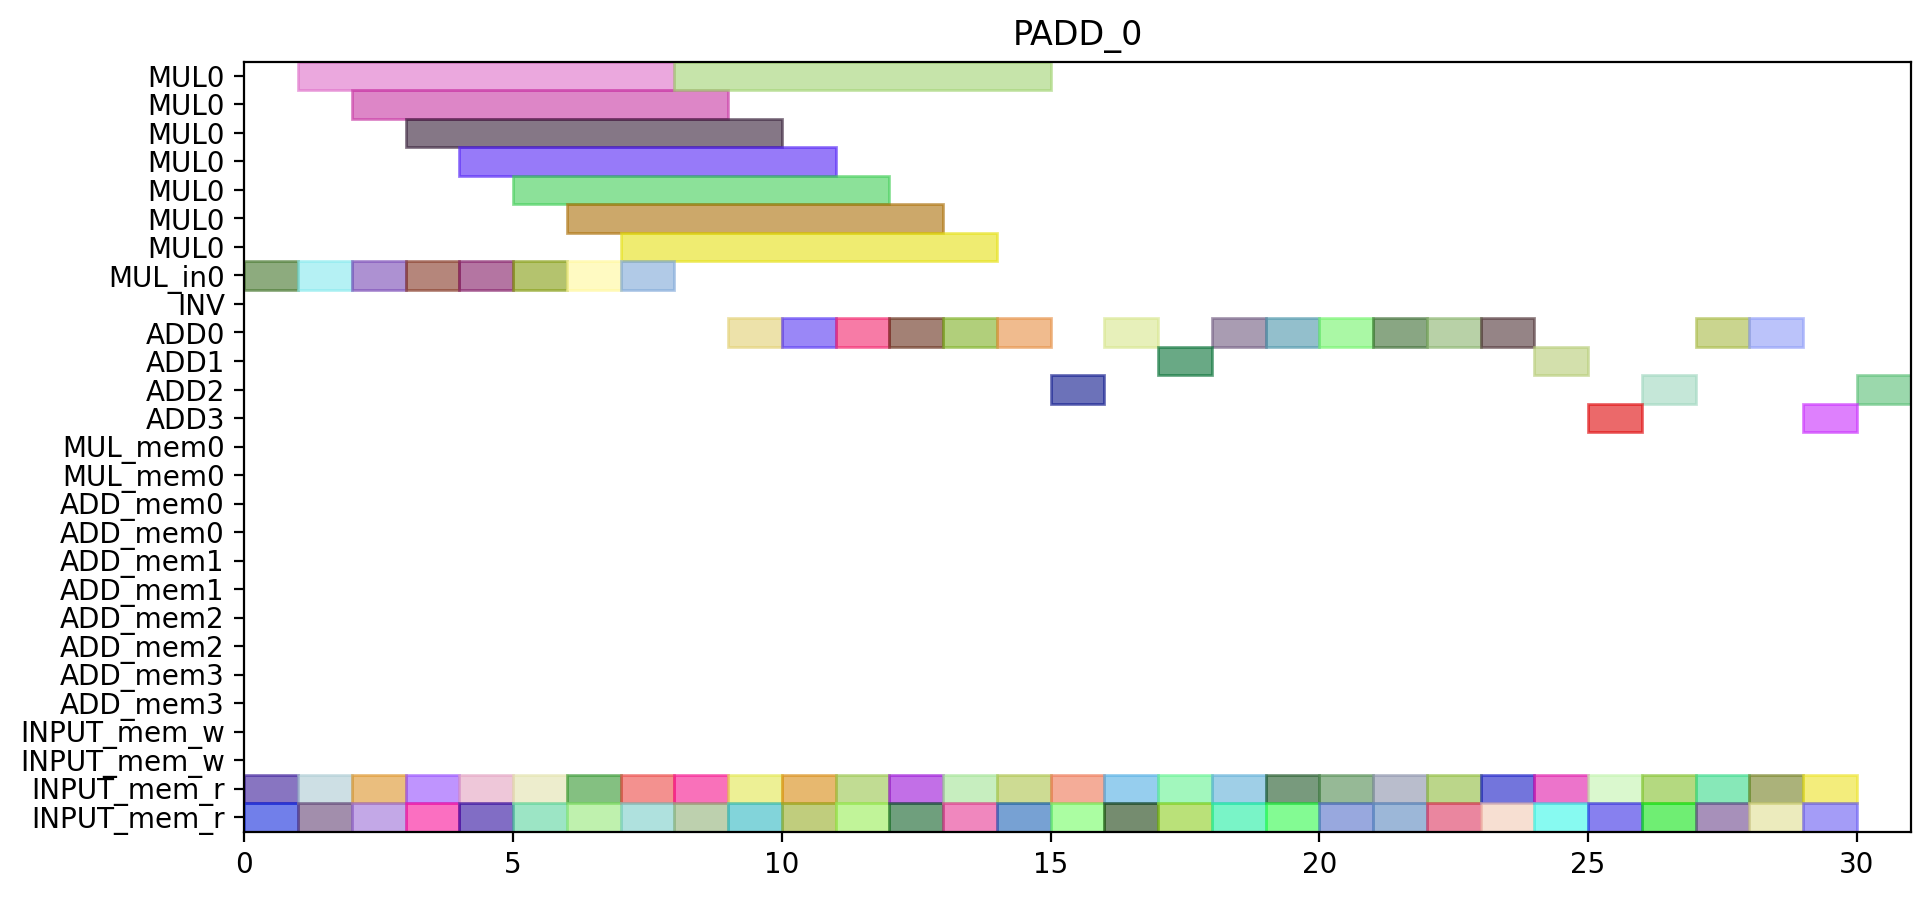

Recreate this plot in Python.
from pyschedule import Scenario, solvers, plotters, alt


def solve():
	horizon = 120
	S = Scenario("PADD_0", horizon=horizon)

	# resource
	MUL = S.Resources('MUL', num=1, size=7)
	MUL_in = S.Resources('MUL_in', num=1)
	INV = S.Resource('INV')
	ADD = S.Resources('ADD', num=4, periods=range(1, horizon))
	MUL_mem = S.Resources('MUL_mem', num=1, size=2)
	ADD_mem = S.Resources('ADD_mem', num=4, size=2)
	INPUT_mem_w = S.Resource('INPUT_mem_w', size=2)
	INPUT_mem_r = S.Resource('INPUT_mem_r', size=2)

	# result of previous scheduling

	# new tasks
	t0_t0_t0_in = S.Task('t0_t0_t0_in', length=1, delay_cost=1)
	t0_t0_t0_in += alt(MUL_in)
	t0_t0_t0 = S.Task('t0_t0_t0', length=7, delay_cost=1)
	t0_t0_t0 += alt(MUL)
	S += t0_t0_t0>=t0_t0_t0_in

	t0_t0_t0_mem0 = S.Task('t0_t0_t0_mem0', length=1, delay_cost=1)
	t0_t0_t0_mem0 += INPUT_mem_r
	S += t0_t0_t0_mem0 <= t0_t0_t0

	t0_t0_t0_mem1 = S.Task('t0_t0_t0_mem1', length=1, delay_cost=1)
	t0_t0_t0_mem1 += INPUT_mem_r
	S += t0_t0_t0_mem1 <= t0_t0_t0

	t0_t0_t1_in = S.Task('t0_t0_t1_in', length=1, delay_cost=1)
	t0_t0_t1_in += alt(MUL_in)
	t0_t0_t1 = S.Task('t0_t0_t1', length=7, delay_cost=1)
	t0_t0_t1 += alt(MUL)
	S += t0_t0_t1>=t0_t0_t1_in

	t0_t0_t1_mem0 = S.Task('t0_t0_t1_mem0', length=1, delay_cost=1)
	t0_t0_t1_mem0 += INPUT_mem_r
	S += t0_t0_t1_mem0 <= t0_t0_t1

	t0_t0_t1_mem1 = S.Task('t0_t0_t1_mem1', length=1, delay_cost=1)
	t0_t0_t1_mem1 += INPUT_mem_r
	S += t0_t0_t1_mem1 <= t0_t0_t1

	t0_t0_t2 = S.Task('t0_t0_t2', length=1, delay_cost=1)
	t0_t0_t2 += alt(ADD)

	t0_t0_t2_mem0 = S.Task('t0_t0_t2_mem0', length=1, delay_cost=1)
	t0_t0_t2_mem0 += INPUT_mem_r
	S += t0_t0_t2_mem0 <= t0_t0_t2

	t0_t0_t2_mem1 = S.Task('t0_t0_t2_mem1', length=1, delay_cost=1)
	t0_t0_t2_mem1 += INPUT_mem_r
	S += t0_t0_t2_mem1 <= t0_t0_t2

	t0_t0_t3 = S.Task('t0_t0_t3', length=1, delay_cost=1)
	t0_t0_t3 += alt(ADD)

	t0_t0_t3_mem0 = S.Task('t0_t0_t3_mem0', length=1, delay_cost=1)
	t0_t0_t3_mem0 += INPUT_mem_r
	S += t0_t0_t3_mem0 <= t0_t0_t3

	t0_t0_t3_mem1 = S.Task('t0_t0_t3_mem1', length=1, delay_cost=1)
	t0_t0_t3_mem1 += INPUT_mem_r
	S += t0_t0_t3_mem1 <= t0_t0_t3

	t0_t1_t0_in = S.Task('t0_t1_t0_in', length=1, delay_cost=1)
	t0_t1_t0_in += alt(MUL_in)
	t0_t1_t0 = S.Task('t0_t1_t0', length=7, delay_cost=1)
	t0_t1_t0 += alt(MUL)
	S += t0_t1_t0>=t0_t1_t0_in

	t0_t1_t0_mem0 = S.Task('t0_t1_t0_mem0', length=1, delay_cost=1)
	t0_t1_t0_mem0 += INPUT_mem_r
	S += t0_t1_t0_mem0 <= t0_t1_t0

	t0_t1_t0_mem1 = S.Task('t0_t1_t0_mem1', length=1, delay_cost=1)
	t0_t1_t0_mem1 += INPUT_mem_r
	S += t0_t1_t0_mem1 <= t0_t1_t0

	t0_t1_t1_in = S.Task('t0_t1_t1_in', length=1, delay_cost=1)
	t0_t1_t1_in += alt(MUL_in)
	t0_t1_t1 = S.Task('t0_t1_t1', length=7, delay_cost=1)
	t0_t1_t1 += alt(MUL)
	S += t0_t1_t1>=t0_t1_t1_in

	t0_t1_t1_mem0 = S.Task('t0_t1_t1_mem0', length=1, delay_cost=1)
	t0_t1_t1_mem0 += INPUT_mem_r
	S += t0_t1_t1_mem0 <= t0_t1_t1

	t0_t1_t1_mem1 = S.Task('t0_t1_t1_mem1', length=1, delay_cost=1)
	t0_t1_t1_mem1 += INPUT_mem_r
	S += t0_t1_t1_mem1 <= t0_t1_t1

	t0_t1_t2 = S.Task('t0_t1_t2', length=1, delay_cost=1)
	t0_t1_t2 += alt(ADD)

	t0_t1_t2_mem0 = S.Task('t0_t1_t2_mem0', length=1, delay_cost=1)
	t0_t1_t2_mem0 += INPUT_mem_r
	S += t0_t1_t2_mem0 <= t0_t1_t2

	t0_t1_t2_mem1 = S.Task('t0_t1_t2_mem1', length=1, delay_cost=1)
	t0_t1_t2_mem1 += INPUT_mem_r
	S += t0_t1_t2_mem1 <= t0_t1_t2

	t0_t1_t3 = S.Task('t0_t1_t3', length=1, delay_cost=1)
	t0_t1_t3 += alt(ADD)

	t0_t1_t3_mem0 = S.Task('t0_t1_t3_mem0', length=1, delay_cost=1)
	t0_t1_t3_mem0 += INPUT_mem_r
	S += t0_t1_t3_mem0 <= t0_t1_t3

	t0_t1_t3_mem1 = S.Task('t0_t1_t3_mem1', length=1, delay_cost=1)
	t0_t1_t3_mem1 += INPUT_mem_r
	S += t0_t1_t3_mem1 <= t0_t1_t3

	t0_t20 = S.Task('t0_t20', length=1, delay_cost=1)
	t0_t20 += alt(ADD)

	t0_t20_mem0 = S.Task('t0_t20_mem0', length=1, delay_cost=1)
	t0_t20_mem0 += INPUT_mem_r
	S += t0_t20_mem0 <= t0_t20

	t0_t20_mem1 = S.Task('t0_t20_mem1', length=1, delay_cost=1)
	t0_t20_mem1 += INPUT_mem_r
	S += t0_t20_mem1 <= t0_t20

	t0_t21 = S.Task('t0_t21', length=1, delay_cost=1)
	t0_t21 += alt(ADD)

	t0_t21_mem0 = S.Task('t0_t21_mem0', length=1, delay_cost=1)
	t0_t21_mem0 += INPUT_mem_r
	S += t0_t21_mem0 <= t0_t21

	t0_t21_mem1 = S.Task('t0_t21_mem1', length=1, delay_cost=1)
	t0_t21_mem1 += INPUT_mem_r
	S += t0_t21_mem1 <= t0_t21

	t0_t30 = S.Task('t0_t30', length=1, delay_cost=1)
	t0_t30 += alt(ADD)

	t0_t30_mem0 = S.Task('t0_t30_mem0', length=1, delay_cost=1)
	t0_t30_mem0 += INPUT_mem_r
	S += t0_t30_mem0 <= t0_t30

	t0_t30_mem1 = S.Task('t0_t30_mem1', length=1, delay_cost=1)
	t0_t30_mem1 += INPUT_mem_r
	S += t0_t30_mem1 <= t0_t30

	t0_t31 = S.Task('t0_t31', length=1, delay_cost=1)
	t0_t31 += alt(ADD)

	t0_t31_mem0 = S.Task('t0_t31_mem0', length=1, delay_cost=1)
	t0_t31_mem0 += INPUT_mem_r
	S += t0_t31_mem0 <= t0_t31

	t0_t31_mem1 = S.Task('t0_t31_mem1', length=1, delay_cost=1)
	t0_t31_mem1 += INPUT_mem_r
	S += t0_t31_mem1 <= t0_t31

	t2_t0_t0_in = S.Task('t2_t0_t0_in', length=1, delay_cost=1)
	t2_t0_t0_in += alt(MUL_in)
	t2_t0_t0 = S.Task('t2_t0_t0', length=7, delay_cost=1)
	t2_t0_t0 += alt(MUL)
	S += t2_t0_t0>=t2_t0_t0_in

	t2_t0_t0_mem0 = S.Task('t2_t0_t0_mem0', length=1, delay_cost=1)
	t2_t0_t0_mem0 += INPUT_mem_r
	S += t2_t0_t0_mem0 <= t2_t0_t0

	t2_t0_t0_mem1 = S.Task('t2_t0_t0_mem1', length=1, delay_cost=1)
	t2_t0_t0_mem1 += INPUT_mem_r
	S += t2_t0_t0_mem1 <= t2_t0_t0

	t2_t0_t1_in = S.Task('t2_t0_t1_in', length=1, delay_cost=1)
	t2_t0_t1_in += alt(MUL_in)
	t2_t0_t1 = S.Task('t2_t0_t1', length=7, delay_cost=1)
	t2_t0_t1 += alt(MUL)
	S += t2_t0_t1>=t2_t0_t1_in

	t2_t0_t1_mem0 = S.Task('t2_t0_t1_mem0', length=1, delay_cost=1)
	t2_t0_t1_mem0 += INPUT_mem_r
	S += t2_t0_t1_mem0 <= t2_t0_t1

	t2_t0_t1_mem1 = S.Task('t2_t0_t1_mem1', length=1, delay_cost=1)
	t2_t0_t1_mem1 += INPUT_mem_r
	S += t2_t0_t1_mem1 <= t2_t0_t1

	t2_t0_t2 = S.Task('t2_t0_t2', length=1, delay_cost=1)
	t2_t0_t2 += alt(ADD)

	t2_t0_t2_mem0 = S.Task('t2_t0_t2_mem0', length=1, delay_cost=1)
	t2_t0_t2_mem0 += INPUT_mem_r
	S += t2_t0_t2_mem0 <= t2_t0_t2

	t2_t0_t2_mem1 = S.Task('t2_t0_t2_mem1', length=1, delay_cost=1)
	t2_t0_t2_mem1 += INPUT_mem_r
	S += t2_t0_t2_mem1 <= t2_t0_t2

	t2_t0_t3 = S.Task('t2_t0_t3', length=1, delay_cost=1)
	t2_t0_t3 += alt(ADD)

	t2_t0_t3_mem0 = S.Task('t2_t0_t3_mem0', length=1, delay_cost=1)
	t2_t0_t3_mem0 += INPUT_mem_r
	S += t2_t0_t3_mem0 <= t2_t0_t3

	t2_t0_t3_mem1 = S.Task('t2_t0_t3_mem1', length=1, delay_cost=1)
	t2_t0_t3_mem1 += INPUT_mem_r
	S += t2_t0_t3_mem1 <= t2_t0_t3

	t2_t1_t0_in = S.Task('t2_t1_t0_in', length=1, delay_cost=1)
	t2_t1_t0_in += alt(MUL_in)
	t2_t1_t0 = S.Task('t2_t1_t0', length=7, delay_cost=1)
	t2_t1_t0 += alt(MUL)
	S += t2_t1_t0>=t2_t1_t0_in

	t2_t1_t0_mem0 = S.Task('t2_t1_t0_mem0', length=1, delay_cost=1)
	t2_t1_t0_mem0 += INPUT_mem_r
	S += t2_t1_t0_mem0 <= t2_t1_t0

	t2_t1_t0_mem1 = S.Task('t2_t1_t0_mem1', length=1, delay_cost=1)
	t2_t1_t0_mem1 += INPUT_mem_r
	S += t2_t1_t0_mem1 <= t2_t1_t0

	t2_t1_t1_in = S.Task('t2_t1_t1_in', length=1, delay_cost=1)
	t2_t1_t1_in += alt(MUL_in)
	t2_t1_t1 = S.Task('t2_t1_t1', length=7, delay_cost=1)
	t2_t1_t1 += alt(MUL)
	S += t2_t1_t1>=t2_t1_t1_in

	t2_t1_t1_mem0 = S.Task('t2_t1_t1_mem0', length=1, delay_cost=1)
	t2_t1_t1_mem0 += INPUT_mem_r
	S += t2_t1_t1_mem0 <= t2_t1_t1

	t2_t1_t1_mem1 = S.Task('t2_t1_t1_mem1', length=1, delay_cost=1)
	t2_t1_t1_mem1 += INPUT_mem_r
	S += t2_t1_t1_mem1 <= t2_t1_t1

	t2_t1_t2 = S.Task('t2_t1_t2', length=1, delay_cost=1)
	t2_t1_t2 += alt(ADD)

	t2_t1_t2_mem0 = S.Task('t2_t1_t2_mem0', length=1, delay_cost=1)
	t2_t1_t2_mem0 += INPUT_mem_r
	S += t2_t1_t2_mem0 <= t2_t1_t2

	t2_t1_t2_mem1 = S.Task('t2_t1_t2_mem1', length=1, delay_cost=1)
	t2_t1_t2_mem1 += INPUT_mem_r
	S += t2_t1_t2_mem1 <= t2_t1_t2

	t2_t1_t3 = S.Task('t2_t1_t3', length=1, delay_cost=1)
	t2_t1_t3 += alt(ADD)

	t2_t1_t3_mem0 = S.Task('t2_t1_t3_mem0', length=1, delay_cost=1)
	t2_t1_t3_mem0 += INPUT_mem_r
	S += t2_t1_t3_mem0 <= t2_t1_t3

	t2_t1_t3_mem1 = S.Task('t2_t1_t3_mem1', length=1, delay_cost=1)
	t2_t1_t3_mem1 += INPUT_mem_r
	S += t2_t1_t3_mem1 <= t2_t1_t3

	t2_t20 = S.Task('t2_t20', length=1, delay_cost=1)
	t2_t20 += alt(ADD)

	t2_t20_mem0 = S.Task('t2_t20_mem0', length=1, delay_cost=1)
	t2_t20_mem0 += INPUT_mem_r
	S += t2_t20_mem0 <= t2_t20

	t2_t20_mem1 = S.Task('t2_t20_mem1', length=1, delay_cost=1)
	t2_t20_mem1 += INPUT_mem_r
	S += t2_t20_mem1 <= t2_t20

	t2_t21 = S.Task('t2_t21', length=1, delay_cost=1)
	t2_t21 += alt(ADD)

	t2_t21_mem0 = S.Task('t2_t21_mem0', length=1, delay_cost=1)
	t2_t21_mem0 += INPUT_mem_r
	S += t2_t21_mem0 <= t2_t21

	t2_t21_mem1 = S.Task('t2_t21_mem1', length=1, delay_cost=1)
	t2_t21_mem1 += INPUT_mem_r
	S += t2_t21_mem1 <= t2_t21

	t2_t30 = S.Task('t2_t30', length=1, delay_cost=1)
	t2_t30 += alt(ADD)

	t2_t30_mem0 = S.Task('t2_t30_mem0', length=1, delay_cost=1)
	t2_t30_mem0 += INPUT_mem_r
	S += t2_t30_mem0 <= t2_t30

	t2_t30_mem1 = S.Task('t2_t30_mem1', length=1, delay_cost=1)
	t2_t30_mem1 += INPUT_mem_r
	S += t2_t30_mem1 <= t2_t30

	t2_t31 = S.Task('t2_t31', length=1, delay_cost=1)
	t2_t31 += alt(ADD)

	t2_t31_mem0 = S.Task('t2_t31_mem0', length=1, delay_cost=1)
	t2_t31_mem0 += INPUT_mem_r
	S += t2_t31_mem0 <= t2_t31

	t2_t31_mem1 = S.Task('t2_t31_mem1', length=1, delay_cost=1)
	t2_t31_mem1 += INPUT_mem_r
	S += t2_t31_mem1 <= t2_t31

	t7_t0_t2 = S.Task('t7_t0_t2', length=1, delay_cost=1)
	t7_t0_t2 += alt(ADD)

	t7_t0_t2_mem0 = S.Task('t7_t0_t2_mem0', length=1, delay_cost=1)
	t7_t0_t2_mem0 += INPUT_mem_r
	S += t7_t0_t2_mem0 <= t7_t0_t2

	t7_t0_t2_mem1 = S.Task('t7_t0_t2_mem1', length=1, delay_cost=1)
	t7_t0_t2_mem1 += INPUT_mem_r
	S += t7_t0_t2_mem1 <= t7_t0_t2

	t7_t1_t2 = S.Task('t7_t1_t2', length=1, delay_cost=1)
	t7_t1_t2 += alt(ADD)

	t7_t1_t2_mem0 = S.Task('t7_t1_t2_mem0', length=1, delay_cost=1)
	t7_t1_t2_mem0 += INPUT_mem_r
	S += t7_t1_t2_mem0 <= t7_t1_t2

	t7_t1_t2_mem1 = S.Task('t7_t1_t2_mem1', length=1, delay_cost=1)
	t7_t1_t2_mem1 += INPUT_mem_r
	S += t7_t1_t2_mem1 <= t7_t1_t2

	t7_t20 = S.Task('t7_t20', length=1, delay_cost=1)
	t7_t20 += alt(ADD)

	t7_t20_mem0 = S.Task('t7_t20_mem0', length=1, delay_cost=1)
	t7_t20_mem0 += INPUT_mem_r
	S += t7_t20_mem0 <= t7_t20

	t7_t20_mem1 = S.Task('t7_t20_mem1', length=1, delay_cost=1)
	t7_t20_mem1 += INPUT_mem_r
	S += t7_t20_mem1 <= t7_t20

	t7_t21 = S.Task('t7_t21', length=1, delay_cost=1)
	t7_t21 += alt(ADD)

	t7_t21_mem0 = S.Task('t7_t21_mem0', length=1, delay_cost=1)
	t7_t21_mem0 += INPUT_mem_r
	S += t7_t21_mem0 <= t7_t21

	t7_t21_mem1 = S.Task('t7_t21_mem1', length=1, delay_cost=1)
	t7_t21_mem1 += INPUT_mem_r
	S += t7_t21_mem1 <= t7_t21

	t9_t0_t2 = S.Task('t9_t0_t2', length=1, delay_cost=1)
	t9_t0_t2 += alt(ADD)

	t9_t0_t2_mem0 = S.Task('t9_t0_t2_mem0', length=1, delay_cost=1)
	t9_t0_t2_mem0 += INPUT_mem_r
	S += t9_t0_t2_mem0 <= t9_t0_t2

	t9_t0_t2_mem1 = S.Task('t9_t0_t2_mem1', length=1, delay_cost=1)
	t9_t0_t2_mem1 += INPUT_mem_r
	S += t9_t0_t2_mem1 <= t9_t0_t2

	t9_t1_t2 = S.Task('t9_t1_t2', length=1, delay_cost=1)
	t9_t1_t2 += alt(ADD)

	t9_t1_t2_mem0 = S.Task('t9_t1_t2_mem0', length=1, delay_cost=1)
	t9_t1_t2_mem0 += INPUT_mem_r
	S += t9_t1_t2_mem0 <= t9_t1_t2

	t9_t1_t2_mem1 = S.Task('t9_t1_t2_mem1', length=1, delay_cost=1)
	t9_t1_t2_mem1 += INPUT_mem_r
	S += t9_t1_t2_mem1 <= t9_t1_t2

	solvers.mip.solve(S,msg=1,kind='CPLEX',ratio_gap=1.01)

	solution = [['hoge']*len(S.solution()[1]) for i in range(len(S.solution()))]
	for i in range(len(S.solution())):
		for j in range(len(S.solution()[i])):
			solution[i][j]=str(S.solution()[i][j])
	print(solution)

	cycles = int(solution[-1][3])

	pic_file_name = "/mnt/rose/usr1/fukuda/pairing_automation_design2/bls24-317/scheduling/PADD_mul1_add4/PADD_0.png"
	if(S.solution() != []):
		plotters.matplotlib.plot(S,img_filename=pic_file_name, vertical_text=True, fig_size=(cycles*0.25+3, 5), show_task_labels=False)

	return solution
